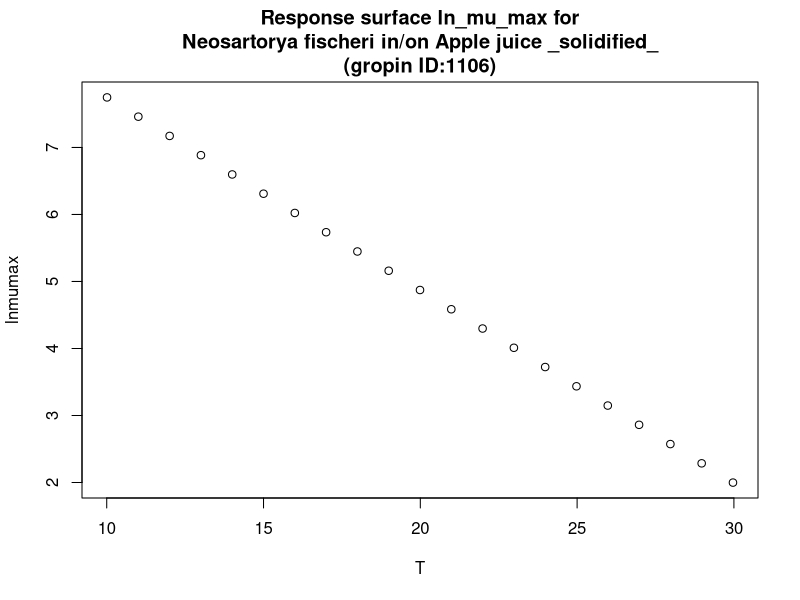

The R source for this figure:
#############################
# start of Parameter script
#############################
T <- seq(10.01,29.97002997003,length.out=21)
#############################
# end of Parameter script
#############################
############################# 
# start of Model script Gropin ID 1106 
#############################
 
# constant coefficients for this model
 
variables <- data.frame(T)
argumentsPar <- unique.data.frame(expand.grid(variables))
 
# heart of the model
response_surface <- function(T) {
   mumax <-10.630-0.288*T

	return(mumax=mumax)
} 

# output parameters
responseSurface <- cbind(argumentsPar,response_surface(argumentsPar['T']))
colnames(responseSurface) <- c(colnames(argumentsPar),'lnmumax')
#############################
# End of Model script
#############################
############################# 
# start of Visualisation script Gropin ID 1106 
#############################
titleText <-'Response surface ln_mu_max for
Neosartorya fischeri in/on Apple juice _solidified_
(gropin ID:1106)'
plot(T,responseSurface$'lnmumax',xlab='T',
                          ylab='lnmumax',main=titleText)
#############################
# End of Visualisation script
#############################
